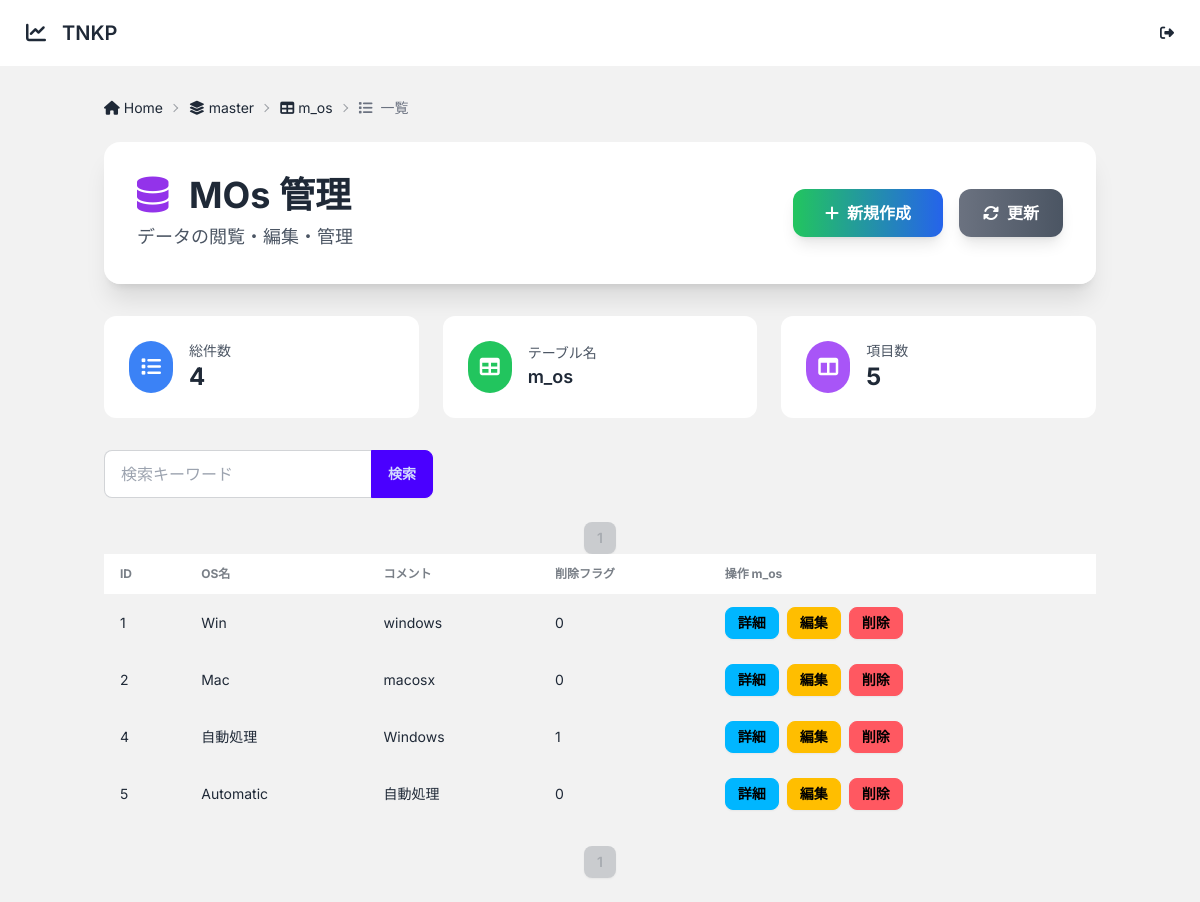
Screenshot of /master/m_os/ (signed in) with the database file from the repository.
### server/tnkp/app/models/m_os.py (models this page shows)
class MOs(BaseModel):
    __tablename__ = "m_os"
    __categoryname__ = "master"
    __is_view__ = False
    id = Column(Integer, primary_key=True)
    name = Column(String(50))
    comment = Column(String(200))
    delflg = Column(Integer, nullable=True, default=0)

### server/tnkp/app/core/base_crud.py (the view)
        @router.get("/", response_class=HTMLResponse)
        async def read_items(
            request: Request,
            db: Session = Depends(get_db),
            current_user=Depends(get_current_user),
            page: int = 1,
            per_page: int = 10,
            q: str = None
        ):
            query = db.query(model)
            if q:
                filters = [
                    col.ilike(f"%{q}%")
                    for col in model.__table__.columns
                    if hasattr(col.type, "python_type") and col.type.python_type == str
                ]
                if filters:
                    query = query.filter(or_(*filters))
            total = query.count()
            items = query.offset((page - 1) * per_page).limit(per_page).all()
            from app.utils.yaml_loader import get_list_fields
            fields = get_list_fields(model.__tablename__)
            return templates.TemplateResponse(
                f"{template_base}/list.html",
                {
                    "request": request,
                    "items": items,
                    "fields": fields,
                    "model": model,
                    "table_name": model.__tablename__,
                    "model_name": model.__name__,
                    "page": page,
                    "per_page": per_page,
                    "total": total,
                    "q": q or "",
                    "pk_name": pk_name,
                    "breadcrumbs": build_breadcrumbs(model, "一覧", "fas fa-list", True)
                }
            )

### server/tnkp/app/templates/m_os/list.html
{% extends "base_list.html" %}
{% block header_title %}{{ model_name }} 管理{% endblock %}

### server/tnkp/app/templates/partials/_table.html (shortened to what this page needs)
<div class="slide-in overflow-x-auto">
    {% if model.__categoryname__ %}
        {% set url = "/" + model.__categoryname__ +  "/" + table_name %}
    {% else %}
        {% set url = "/" + table_name %}
    {% endif %}
    <table class="table table-zebra table-pin-rows w-full">
        <thead>
        <tr>
            {% for field in fields %}
            <th>{{ field.label or field.name }}</th>
            {% endfor %}
            <th>操作 {{ model.__tablename__ }} </th>
        </tr>
        </thead>
        <tbody>
        {% for item in items %}
        <tr class="hover">
            {% for field in fields %}
            <td>{{ item[field.name] if item[field.name] is not none else '—' }}</td>
            {% endfor %}
            <td>
                <div class="flex gap-2">
                    <a href="{{ url }}/{{ item[pk_name] }}" class="btn btn-info btn-sm">詳細</a>
                    <a href="{{ url }}/{{ item[pk_name] }}/edit" class="btn btn-warning btn-sm">編集</a>
                    <button hx-delete="{{ url }}/{{ item[pk_name] }}"
                            hx-confirm="本当に削除しますか？"
                            hx-target="closest tr"
                            hx-swap="outerHTML swap:1s"
                            class="btn btn-error btn-sm">削除</button>
                </div>
            </td>
        </tr>
        {% endfor %}
        </tbody>
    </table>
</div>

### server/tnkp/app/templates/base.html (style rules this page uses)
body { font-family: 'Inter', sans-serif; }
.slide-in { animation: slideIn 0.6s ease-out forwards; }

### rows the page displays
MOs: id "1" "Win" "windows" "0"
MOs: id "2" "Mac" "macosx" "0"
MOs: id "4" "自動処理" "Windows" "1"
MOs: id "5" "Automatic" "自動処理" "0"

### other values shown
{{ crumb.title }} "Home" "master" "m_os"
{{ crumb.title }} "一覧"
{{ model_name }} "MOs"
{{ items|length }} "4"
{{ table_name }} "m_os"
{{ fields|length + 1 }} "5"
{{ page }} "1 1"
{{ field.label or field.name }} "ID" "OS名" "コメント" "削除フラグ"
{{ model.__tablename__ }} "m_os"
